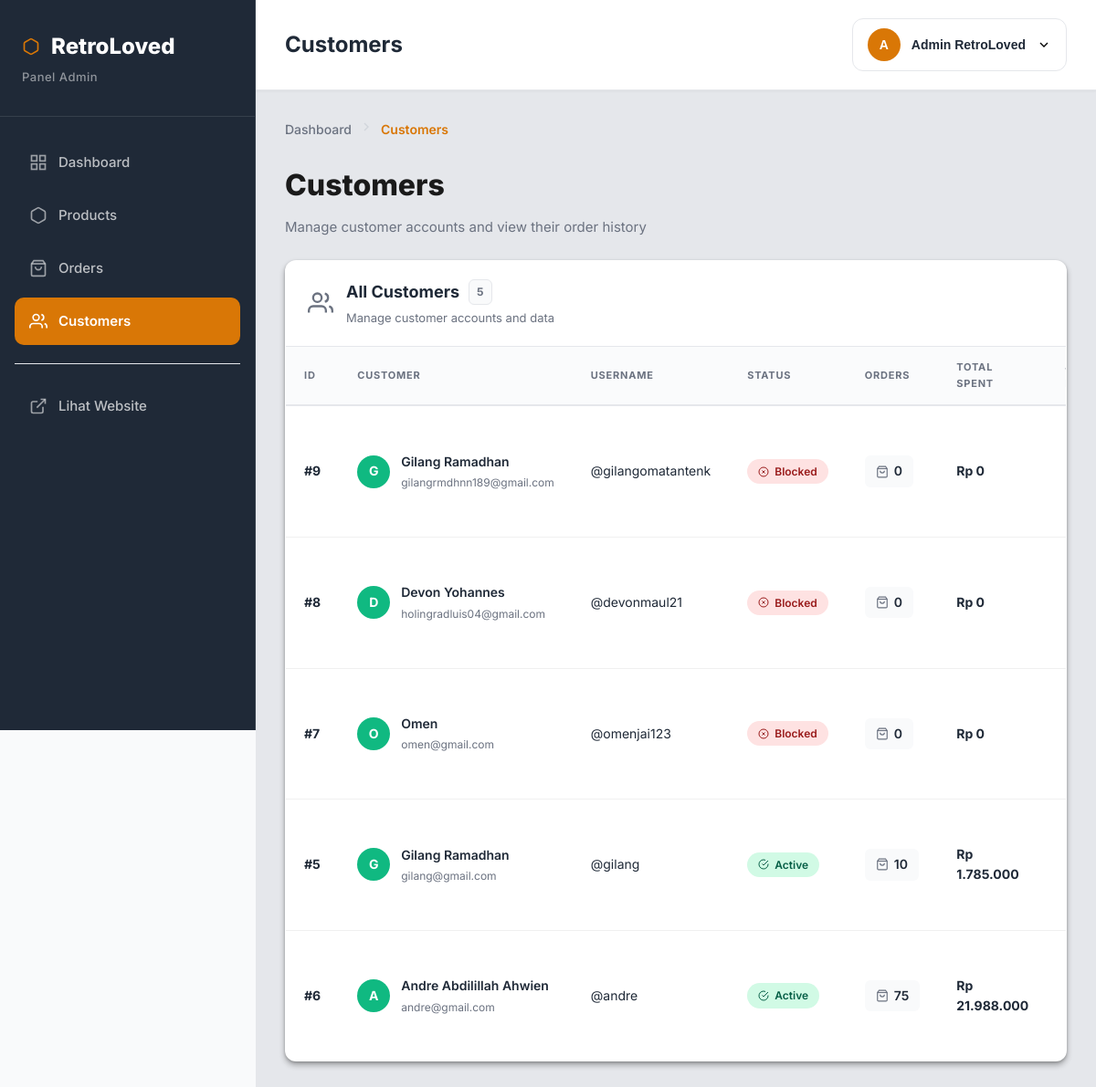
The page /admin/customers.php (signed in) on the database its author committed.
### tables this page shows
CREATE TABLE `users` (
  `user_id` int(11) NOT NULL,
  `username` varchar(50) NOT NULL,
  `email` varchar(100) NOT NULL,
  `password` varchar(255) NOT NULL,
  `full_name` varchar(100) NOT NULL,
  `phone` varchar(20) DEFAULT NULL,
  `address` text DEFAULT NULL,
  `role` enum('admin','customer') DEFAULT 'customer',
  `created_at` timestamp NOT NULL DEFAULT current_timestamp(),
  `updated_at` timestamp NOT NULL DEFAULT current_timestamp() ON UPDATE current_timestamp(),
  `profile_picture` varchar(255) DEFAULT NULL,
  `birth_date` date DEFAULT NULL,
  `email_verified` tinyint(1) DEFAULT 0,
  `is_active` tinyint(1) DEFAULT 1,
  `verified_at` timestamp NULL DEFAULT NULL
);

### config/database.php (called while the page is built, shortened)
<?php
$conn = mysqli_connect(DB_HOST, DB_USER, DB_PASS, DB_NAME);
mysqli_set_charset($conn, "utf8mb4");
function query($sql) {
    global $conn;
    $result = mysqli_query($conn, $sql);
    return $result;
}
?>

### admin/customers.php (the view, shortened to what this page needs)
<?php
require_once '../config/database.php';
$customers = query("SELECT u.user_id, u.username, u.email, u.full_name, u.profile_picture, u.created_at, u.role, u.is_active,
                    COUNT(DISTINCT o.order_id) as total_orders,
                    COALESCE(SUM(o.total_amount), 0) as total_spent
                    FROM users u
                    LEFT JOIN orders o ON u.user_id = o.user_id
                    WHERE u.role = 'customer'
                    GROUP BY u.user_id
                    ORDER BY u.created_at DESC");
?>
<!DOCTYPE html>
<html lang="id">
<head>
    <link rel="stylesheet" href="../assets/css/admin.css?v=5.4">
    <link rel="stylesheet" href="../assets/css/toast.css">
</head>
<body class="admin-body">
    <?php include 'includes/sidebar.php'; ?>
    <div class="main-content">
        <?php $page_title = "Customers"; include 'includes/navbar.php'; ?>
        <div class="content-area">
            <div class="content-wrapper">
                <nav style="margin-bottom: 24px;">
                    <ol style="display: flex; align-items: center; gap: 8px; list-style: none; padding: 0; margin: 0; font-size: 14px;">
                        <li>
                            <a href="dashboard.php" style="color: #6b7280; text-decoration: none; font-weight: 500; transition: color 0.2s;" onmouseover="this.style.color='#D97706'" onmouseout="this.style.color='#6b7280'">Dashboard</a>
                        </li>
                        <li style="color: #d1d5db;">
                            <svg width="16" height="16" viewBox="0 0 24 24" fill="none" stroke="currentColor" stroke-width="2">
                                <polyline points="9 18 15 12 9 6"></polyline>
                            </svg>
                        </li>
                        <li style="color: #D97706; font-weight: 600;">
                            Customers
                        </li>
                    </ol>
                </nav>
                <div style="margin-bottom: 24px;">
                    <h1 style="font-size: 32px; font-weight: 800; color: #1a1a1a; margin: 0 0 8px 0;">Customers</h1>
                    <p style="font-size: 15px; color: #6b7280; margin: 0;">Manage customer accounts and view their order history</p>
                </div>
                <div class="content-card">
                <div class="card-header">
                    <div class="header-with-icon">
                        <svg width="28" height="28" viewBox="0 0 24 24" fill="none" stroke="#6b7280" stroke-width="2">
                            <path d="M17 21v-2a4 4 0 0 0-4-4H5a4 4 0 0 0-4 4v2"></path>
                            <circle cx="9" cy="7" r="4"></circle>
                            <path d="M23 21v-2a4 4 0 0 0-3-3.87"></path>
                            <path d="M16 3.13a4 4 0 0 1 0 7.75"></path>
                        </svg>
                        <div class="header-text">
                            <h3>
                                All Customers
                                <span class="count-badge"><?php echo mysqli_num_rows($customers); ?></span>
                            </h3>
                            <p>Manage customer accounts and data</p>
                        </div>
                    </div>
                </div>
                <div class="table-container">
                    <table class="data-table">
                        <thead>
                            <tr>
                                <th>ID</th>
                                <th>Customer</th>
                                <th>Username</th>
                                <th>Status</th>
                                <th>Orders</th>
                                <th>Total Spent</th>
                                <th>Joined Date</th>
                            </tr>
                        </thead>
                        <tbody>
                            <?php while($customer = mysqli_fetch_assoc($customers)): ?>
                                <tr>
                                    <td data-label="ID">
                                        <strong>#<?php echo $customer['user_id']; ?></strong>
                                    </td>
                                    <td data-label="Customer">
                                        <a href="customer-detail.php?id=<?php echo $customer['user_id']; ?>" class="user-info">
                                            <div class="avatar-circle success">
                                                <?php if(!empty($customer['profile_picture']) && file_exists('../assets/images/profiles/' . $customer['profile_picture'])): ?>
                                                    <img src="../assets/images/profiles/<?php echo $customer['profile_picture']; ?>"
                                                         alt="<?php echo $customer['full_name']; ?>"
                                                         style="width: 100%; height: 100%; object-fit: cover; border-radius: 50%;"
                                                         onerror="this.style.display='none'; this.parentElement.innerHTML='<?php echo strtoupper(substr($customer['full_name'], 0, 1)); ?>';">
                                                <?php else: ?>
                                                    <?php echo strtoupper(substr($customer['full_name'], 0, 1)); ?>
                                                <?php endif; ?>
                                            </div>
                                            <div class="user-details">
                                                <div class="user-name"><?php echo $customer['full_name']; ?></div>
                                                <div class="user-email"><?php echo $customer['email']; ?></div>
                                            </div>
                                        </a>
                                    </td>
                                    <td data-label="Username">
                                        @<?php echo $customer['username']; ?>
                                    </td>
                                    <td data-label="Status">
                                        <?php if($customer['is_active'] == 1): ?>
                                            <span class="status-badge active">
                                                <svg viewBox="0 0 24 24" fill="none" stroke="currentColor" stroke-width="2">
                                                    <path d="M22 11.08V12a10 10 0 1 1-5.93-9.14"></path>
                                                    <polyline points="22 4 12 14.01 9 11.01"></polyline>
                                                </svg>
                                                Active
                                            </span>
                                        <?php else: ?>
                                            <span class="status-badge blocked">
                                                <svg viewBox="0 0 24 24" fill="none" stroke="currentColor" stroke-width="2">
                                                    <circle cx="12" cy="12" r="10"></circle>
                                                    <line x1="15" y1="9" x2="9" y2="15"></line>
                                                    <line x1="9" y1="9" x2="15" y2="15"></line>
                                                </svg>
                                                Blocked
                                            </span>
                                        <?php endif; ?>
                                    </td>
                                    <td data-label="Orders">
                                        <div class="stat-badge">
                                            <svg width="14" height="14" viewBox="0 0 24 24" fill="none" stroke="#6b7280" stroke-width="2">
                                                <path d="M6 2L3 6v14a2 2 0 0 0 2 2h14a2 2 0 0 0 2-2V6l-3-4z"></path>
                                                <line x1="3" y1="6" x2="21" y2="6"></line>
                                                <path d="M16 10a4 4 0 0 1-8 0"></path>
                                            </svg>
                                            <?php echo $customer['total_orders']; ?>
                                        </div>
                                    </td>
                                    <td data-label="Total Spent">
                                        <strong>Rp <?php echo number_format($customer['total_spent'], 0, ',', '.'); ?></strong>
                                    </td>
                                    <td data-label="Joined Date">
                                    </td>
                                </tr>
                            <?php endwhile; ?>
                        </tbody>
                    </table>
                </div>
            </div>
        </div>
    </div>
    </div>
</body>
</html>

### assets/css/admin.css (style rules this page uses)
:root { --primary: #D97706; --primary-dark: #B45309; --primary-light: #FEF3C7; --secondary: #78350F; --success: #10B981; --danger: #EF4444; --warning: #F59E0B; --info: #3B82F6; --text-dark: #1F2937; --text-gray: #6B7280; --text-light: #9CA3AF; --bg-white: #FFFFFF; --bg-gray: #F9FAFB; --bg-dark: #1F2937; --border: #E5E7EB; --shadow-sm: 0 1px 2px rgba(0, 0, 0, 0.05); --shadow: 0 1px 3px rgba(0, 0, 0, 0.1); --shadow-md: 0 4px 6px rgba(0, 0, 0, 0.1); --shadow-lg: 0 10px 15px rgba(0, 0, 0, 0.1); }
* { margin: 0; padding: 0; box-sizing: border-box; }
body.admin-body { font-family: 'Inter', -apple-system, BlinkMacSystemFont, 'Segoe UI', sans-serif; background: var(--bg-gray); color: var(--text-dark); line-height: 1.6; min-height: 100vh; -webkit-font-smoothing: antialiased; -moz-osx-font-smoothing: grayscale; }
.admin-body { display: flex; min-height: 100vh; }
.main-content { flex: 1; min-height: 100vh; display: flex; flex-direction: column; min-width: 0; margin-left: 280px; width: calc(100% - 280px); }
.content-area { padding: 32px; flex: 1; width: 100%; overflow-x: hidden; background: #E5E7EB; }
.content-wrapper { max-width: 1400px; margin: 0 auto; width: 100%; box-sizing: border-box; }
.content-card { background: white; border-radius: 12px; border: 1px solid rgba(255, 255, 255, 0.1); overflow: hidden; margin-bottom: 24px; box-shadow: 0 4px 6px rgba(0, 0, 0, 0.3), 0 1px 3px rgba(0, 0, 0, 0.2); }
.card-header { padding: 20px 24px; border-bottom: 1px solid var(--border); display: flex; justify-content: space-between; align-items: center; background: white; flex-wrap: wrap; gap: 16px; }
.card-header h3 { font-size: 18px; font-weight: 700; color: var(--text-dark); display: flex; align-items: center; gap: 10px; }
.table-container { overflow-x: auto; width: 100%; }
.data-table { width: 100%; border-collapse: collapse; min-width: 100%; }
.data-table thead { background: #FAFBFC; }
.data-table th { padding: 14px 20px; text-align: left; font-size: 11px; font-weight: 700; color: var(--text-gray); text-transform: uppercase; letter-spacing: 0.8px; border-bottom: 2px solid var(--border); }
.data-table tbody tr { border-bottom: 1px solid #F0F0F0; transition: all 0.15s ease; }
.data-table tbody tr:last-child { border-bottom: none; }
.data-table td { padding: 16px 20px; font-size: 14px; color: var(--text-dark); vertical-align: middle; }
.status-badge { display: inline-flex; align-items: center; padding: 5px 12px; border-radius: 12px; font-size: 12px; font-weight: 600; text-transform: capitalize; white-space: nowrap; }
.avatar-circle { width: 36px; height: 36px; border-radius: 50%; display: flex; align-items: center; justify-content: center; color: white; font-weight: 700; font-size: 14px; flex-shrink: 0; }
.avatar-circle.success { background: var(--success); }
.user-info { display: flex; align-items: center; gap: 12px; text-decoration: none; }
.user-details { flex: 1; min-width: 0; }
.user-name { font-weight: 600; color: var(--text-dark); font-size: 14px; white-space: nowrap; overflow: hidden; text-overflow: ellipsis; }
.user-email { color: var(--text-gray); font-size: 12px; margin-top: 2px; white-space: nowrap; overflow: hidden; text-overflow: ellipsis; }
.stat-badge { display: inline-flex; align-items: center; gap: 6px; background: var(--bg-gray); padding: 6px 12px; border-radius: 6px; font-weight: 600; color: var(--text-dark); font-size: 14px; }
.header-with-icon { display: flex; align-items: center; gap: 14px; }
.header-text h3 { margin: 0; font-size: 18px; font-weight: 700; color: var(--text-dark); display: flex; align-items: center; gap: 10px; }
.header-text p { margin: 4px 0 0 0; color: var(--text-gray); font-size: 13px; }
.count-badge { background: var(--bg-gray); color: var(--text-gray); padding: 3px 8px; border-radius: 6px; font-size: 12px; font-weight: 700; border: 1px solid var(--border); }
.data-table tbody tr { transition: background-color 0.2s ease, transform 0.1s ease; }

### admin/customers.php (style rules this page uses)
.status-badge { display: inline-flex; align-items: center; gap: 6px; padding: 4px 12px; border-radius: 20px; font-size: 12px; font-weight: 600; }
.status-badge.active { background: #D1FAE5; color: #065F46; }
.status-badge.blocked { background: #FEE2E2; color: #991B1B; }
.status-badge svg { width: 12px; height: 12px; }

### rows shown on the page
users: user_id "9", full_name "G", full_name "Gilang Ramadhan", email "gilangrmdhnn189@gmail.com", username "gilangomatantenk", is_active 0 (drawn), total_orders "0", total_spent "0"
users: user_id "8", full_name "D", full_name "Devon Yohannes", email "holingradluis04@gmail.com", username "devonmaul21", is_active 0 (drawn), total_orders "0", total_spent "0"
users: user_id "7", full_name "O", full_name "Omen", email "omen@gmail.com", username "omenjai123", is_active 0 (drawn), total_orders "0", total_spent "0"
users: user_id "5", full_name "G", full_name "Gilang Ramadhan", email "gilang@gmail.com", username "gilang", is_active 1 (drawn), total_orders "10", total_spent "1.785.000"
users: user_id "6", full_name "A", full_name "Andre Abdilillah Ahwien", email "andre@gmail.com", username "andre", is_active 1 (drawn), total_orders "75", total_spent "21.988.000"

### other values the page prints
$page_title "Customers"
substr($_SESSION['full_name'], 0, 1) "A"
$_SESSION['full_name'] "Admin RetroLoved"
mysqli_num_rows($customers) "5"
